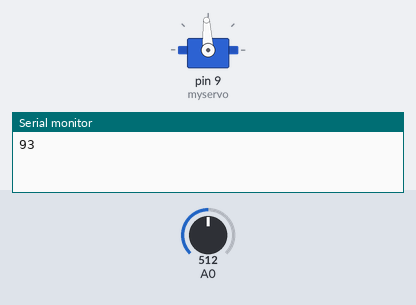
Bench run of a sketch on a simulated Arduino Uno, built with avr-gcc and run on an emulated ATmega328P. Parts: servo, the last lines printed to the serial monitor. Inputs (shaded band) come from the test bench; at power-on: A0 = 512.

Above: at 1.2 s.
1.3 s: A0 set to 306
At 1.42 s:
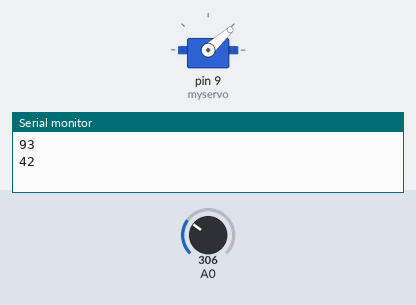
3.0 s: A0 set to 50
At 4.3 s:
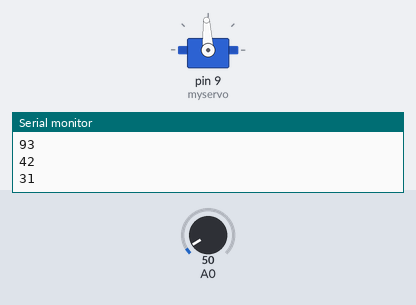
4.6 s: A0 set to 122
At 4.73 s:
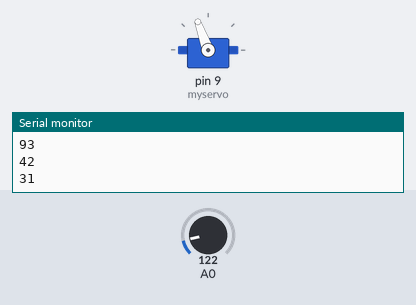
6.3 s: A0 set to 0
At 6.38 s:
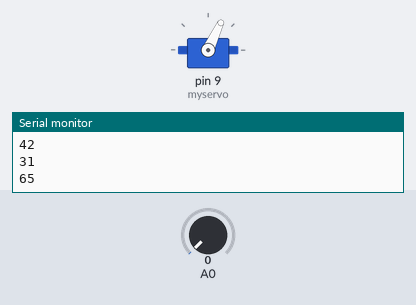
7.9 s: A0 set to 511
At 8.03 s:
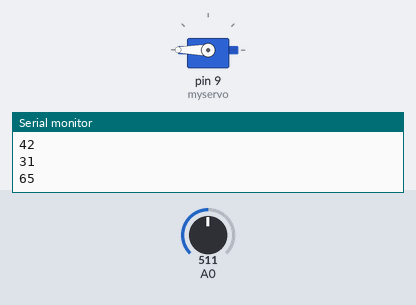
Timing chart, 0 to 10.6 s (numbered marks = the images above; inputs shaded):
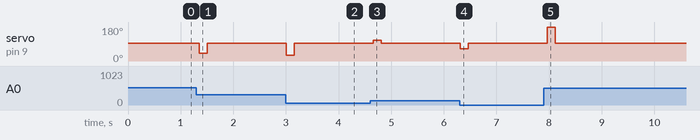

The sketch:

Continuous_Servo_Pot.ino
```cpp
// Technique One

#include <Servo.h>
Servo myservo;
int val, lval, diff, deltat, speedservo;
unsigned long ltime;
float speedpot;
void setup()
{
  myservo.attach(9);
  Serial.begin (9600);
}
void loop()
{
  val = map(analogRead(0), 0, 1023, 0, 250); // turn volt into angles to avoid noise and to make speed calculations
  diff = val - lval;
  if (abs(diff) < 1) {
    myservo.write(93);    // avoid noise
  }
  else {

    deltat = millis() - ltime;
    speedpot = ((float)diff / (float)deltat) * 100;
    speedpot = (int)speedpot;
    if (speedpot > 60) {
      speedpot = 60;
    }
    if (speedpot > 1) {
      speedservo = map(abs(speedpot), 0, 35, 93, 150);
    }
    else if (speedpot < 1) {
      speedservo = map(abs(speedpot), 0, 35, 93, 40);
      Serial.println(speedservo);
    }
    myservo.write(speedservo);
  }
  lval = val;
  ltime = millis();
  delay(150);
}
```

Measured:
- after the input at 1.3 s, servo on pin 9 (myservo): 93° → 42° after 0.05 s, → 93° 0.15 s later
- after the input at 3.0 s, servo on pin 9 (myservo): 93° → 31° at once, → 93° 0.15 s later
- after the input at 4.6 s, servo on pin 9 (myservo): 93° → 110° after 0.06 s, → 93° 0.15 s later
- after the input at 6.3 s, servo on pin 9 (myservo): 93° → 65° at once, → 93° 0.15 s later
- after the input at 7.9 s, servo on pin 9 (myservo): 93° → 180° after 0.06 s, → 93° 0.15 s later
